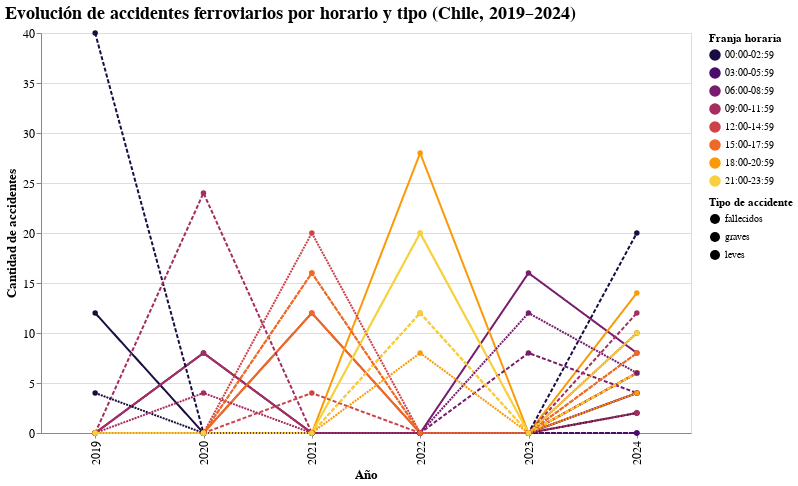

Notebook code for this chart:
### Code cell
import altair as alt
import pandas as pd

# --- Cargar datos ---
horario = pd.read_csv("/content/Horario (1).csv")
horario.columns = horario.columns.str.strip().str.lower()

# --- Transformar formato ancho a largo ---
df_horario = horario.melt(id_vars='categoria', var_name='tipo_anio', value_name='cantidad')
df_horario['tipo'] = df_horario['tipo_anio'].str.extract(r'(^[a-z]+)')[0]
df_horario['anio'] = df_horario['tipo_anio'].str.extract(r'(\d{4})')[0].astype(int)

# --- Crear gráfico de líneas ---
chart_horario = alt.Chart(df_horario).mark_line(point=True).encode(
    x=alt.X('anio:O', title='Año'),
    y=alt.Y('cantidad:Q', title='Cantidad de accidentes'),
    color=alt.Color('categoria:N', title='Franja horaria', scale=alt.Scale(scheme='inferno')),
    strokeDash=alt.StrokeDash('tipo:N', title='Tipo de accidente'),
    tooltip=['categoria:N', 'anio:O', 'tipo:N', 'cantidad:Q']
).properties(
    title='Evolución de accidentes ferroviarios por horario y tipo (Chile, 2019–2024)',
    width=650,
    height=400
).configure_title(
    fontSize=18,
    anchor='start'
).configure_axis(
    labelFontSize=12,
    titleFontSize=13
)

# --- Exportar ---
chart_horario.save("horario.html")
chart_horario

### Figure 1 — Vega-Lite specification as saved in the notebook (floating-point values rounded to 4 significant figures; data arrays with more than 128 entries replaced by an {"elided": "..."} marker saying what was removed)
{"config": {"view": {"continuousWidth": 300, "continuousHeight": 300}, "axis": {"labelFontSize": 12, "titleFontSize": 13}, "title": {"anchor": "start", "fontSize": 18}}, "data": {"name": "data-d29f091664d9aff955a504a9c398385d"}, "mark": {"type": "line", "point": true}, "encoding": {"color": {"field": "categoria", "scale": {"scheme": "inferno"}, "title": "Franja horaria", "type": "nominal"}, "strokeDash": {"field": "tipo", "title": "Tipo de accidente", "type": "nominal"}, "tooltip": [{"field": "categoria", "type": "nominal"}, {"field": "anio", "type": "ordinal"}, {"field": "tipo", "type": "nominal"}, {"field": "cantidad", "type": "quantitative"}], "x": {"field": "anio", "title": "Año", "type": "ordinal"}, "y": {"field": "cantidad", "title": "Cantidad de accidentes", "type": "quantitative"}}, "height": 400, "title": "Evolución de accidentes ferroviarios por horario y tipo (Chile, 2019–2024)", "width": 650, "$schema": "https://vega.github.io/schema/vega-lite/v5.20.1.json", "datasets": {"data-d29f091664d9aff955a504a9c398385d": {"elided": "144 records"}}}
